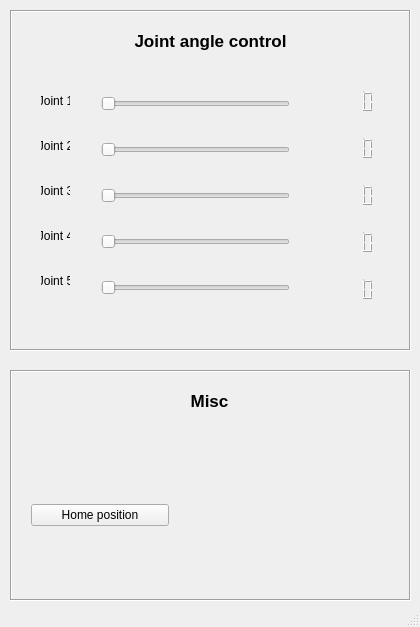
<?xml version="1.0" encoding="UTF-8"?>
<ui version="4.0">
 <class>MainWindow</class>
 <widget class="QMainWindow" name="MainWindow">
  <property name="geometry">
   <rect>
    <x>0</x>
    <y>0</y>
    <width>420</width>
    <height>627</height>
   </rect>
  </property>
  <property name="windowTitle">
   <string>Robotic arm controller</string>
  </property>
  <widget class="QWidget" name="centralWidget">
   <widget class="QFrame" name="frame">
    <property name="geometry">
     <rect>
      <x>10</x>
      <y>10</y>
      <width>401</width>
      <height>341</height>
     </rect>
    </property>
    <property name="frameShape">
     <enum>QFrame::Box</enum>
    </property>
    <property name="frameShadow">
     <enum>QFrame::Sunken</enum>
    </property>
    <widget class="QWidget" name="verticalLayoutWidget">
     <property name="geometry">
      <rect>
       <x>80</x>
       <y>50</y>
       <width>211</width>
       <height>271</height>
      </rect>
     </property>
     <layout class="QVBoxLayout" name="verticalLayout">
      <item>
       <widget class="QSlider" name="jointAngle_1">
        <property name="cursor">
         <cursorShape>PointingHandCursor</cursorShape>
        </property>
        <property name="maximum">
         <number>999</number>
        </property>
        <property name="orientation">
         <enum>Qt::Horizontal</enum>
        </property>
       </widget>
      </item>
      <item>
       <widget class="QSlider" name="jointAngle_2">
        <property name="cursor">
         <cursorShape>PointingHandCursor</cursorShape>
        </property>
        <property name="orientation">
         <enum>Qt::Horizontal</enum>
        </property>
       </widget>
      </item>
      <item>
       <widget class="QSlider" name="jointAngle_3">
        <property name="cursor">
         <cursorShape>PointingHandCursor</cursorShape>
        </property>
        <property name="orientation">
         <enum>Qt::Horizontal</enum>
        </property>
       </widget>
      </item>
      <item>
       <widget class="QSlider" name="jointAngle_4">
        <property name="cursor">
         <cursorShape>PointingHandCursor</cursorShape>
        </property>
        <property name="orientation">
         <enum>Qt::Horizontal</enum>
        </property>
       </widget>
      </item>
      <item>
       <widget class="QSlider" name="jointAngle_5">
        <property name="cursor">
         <cursorShape>PointingHandCursor</cursorShape>
        </property>
        <property name="orientation">
         <enum>Qt::Horizontal</enum>
        </property>
       </widget>
      </item>
     </layout>
    </widget>
    <widget class="QWidget" name="verticalLayoutWidget_2">
     <property name="geometry">
      <rect>
       <x>300</x>
       <y>60</y>
       <width>81</width>
       <height>251</height>
      </rect>
     </property>
     <layout class="QVBoxLayout" name="verticalLayout_2">
      <item>
       <widget class="QLCDNumber" name="jointAngleLcd_1">
        <property name="toolTip">
         <string>The joint angles in degree.</string>
        </property>
        <property name="frameShape">
         <enum>QFrame::NoFrame</enum>
        </property>
        <property name="frameShadow">
         <enum>QFrame::Raised</enum>
        </property>
        <property name="smallDecimalPoint">
         <bool>true</bool>
        </property>
        <property name="digitCount">
         <number>4</number>
        </property>
        <property name="segmentStyle">
         <enum>QLCDNumber::Filled</enum>
        </property>
       </widget>
      </item>
      <item>
       <widget class="QLCDNumber" name="jointAngleLcd_2">
        <property name="toolTip">
         <string>The joint angles in degree.</string>
        </property>
        <property name="frameShape">
         <enum>QFrame::NoFrame</enum>
        </property>
        <property name="frameShadow">
         <enum>QFrame::Raised</enum>
        </property>
        <property name="smallDecimalPoint">
         <bool>true</bool>
        </property>
        <property name="digitCount">
         <number>4</number>
        </property>
        <property name="segmentStyle">
         <enum>QLCDNumber::Filled</enum>
        </property>
       </widget>
      </item>
      <item>
       <widget class="QLCDNumber" name="jointAngleLcd_3">
        <property name="toolTip">
         <string>The joint angles in degree.</string>
        </property>
        <property name="frameShape">
         <enum>QFrame::NoFrame</enum>
        </property>
        <property name="frameShadow">
         <enum>QFrame::Raised</enum>
        </property>
        <property name="smallDecimalPoint">
         <bool>true</bool>
        </property>
        <property name="digitCount">
         <number>4</number>
        </property>
        <property name="segmentStyle">
         <enum>QLCDNumber::Filled</enum>
        </property>
       </widget>
      </item>
      <item>
       <widget class="QLCDNumber" name="jointAngleLcd_4">
        <property name="toolTip">
         <string>The joint angles in degree.</string>
        </property>
        <property name="frameShape">
         <enum>QFrame::NoFrame</enum>
        </property>
        <property name="frameShadow">
         <enum>QFrame::Raised</enum>
        </property>
        <property name="smallDecimalPoint">
         <bool>true</bool>
        </property>
        <property name="digitCount">
         <number>4</number>
        </property>
        <property name="segmentStyle">
         <enum>QLCDNumber::Filled</enum>
        </property>
       </widget>
      </item>
      <item>
       <widget class="QLCDNumber" name="jointAngleLcd_5">
        <property name="toolTip">
         <string>The joint angles in degree.</string>
        </property>
        <property name="frameShape">
         <enum>QFrame::NoFrame</enum>
        </property>
        <property name="frameShadow">
         <enum>QFrame::Raised</enum>
        </property>
        <property name="smallDecimalPoint">
         <bool>true</bool>
        </property>
        <property name="digitCount">
         <number>4</number>
        </property>
        <property name="segmentStyle">
         <enum>QLCDNumber::Filled</enum>
        </property>
       </widget>
      </item>
     </layout>
    </widget>
    <widget class="QWidget" name="verticalLayoutWidget_5">
     <property name="geometry">
      <rect>
       <x>20</x>
       <y>60</y>
       <width>51</width>
       <height>241</height>
      </rect>
     </property>
     <layout class="QVBoxLayout" name="verticalLayout_5">
      <item>
       <widget class="QLabel" name="Joint_label_1">
        <property name="text">
         <string>Joint 1</string>
        </property>
        <property name="alignment">
         <set>Qt::AlignCenter</set>
        </property>
       </widget>
      </item>
      <item>
       <widget class="QLabel" name="Joint_label_2">
        <property name="text">
         <string>Joint 2</string>
        </property>
        <property name="alignment">
         <set>Qt::AlignCenter</set>
        </property>
       </widget>
      </item>
      <item>
       <widget class="QLabel" name="Joint_label_3">
        <property name="text">
         <string>Joint 3</string>
        </property>
        <property name="alignment">
         <set>Qt::AlignCenter</set>
        </property>
       </widget>
      </item>
      <item>
       <widget class="QLabel" name="Joint_label_4">
        <property name="text">
         <string>Joint 4</string>
        </property>
        <property name="alignment">
         <set>Qt::AlignCenter</set>
        </property>
       </widget>
      </item>
      <item>
       <widget class="QLabel" name="Joint_label_5">
        <property name="text">
         <string>Joint 5</string>
        </property>
        <property name="alignment">
         <set>Qt::AlignCenter</set>
        </property>
       </widget>
      </item>
     </layout>
    </widget>
    <widget class="QWidget" name="horizontalLayoutWidget_2">
     <property name="geometry">
      <rect>
       <x>10</x>
       <y>10</y>
       <width>381</width>
       <height>41</height>
      </rect>
     </property>
     <layout class="QHBoxLayout" name="horizontalLayout_2">
      <item>
       <widget class="QLabel" name="label_3">
        <property name="font">
         <font>
          <pointsize>13</pointsize>
          <weight>75</weight>
          <bold>true</bold>
         </font>
        </property>
        <property name="text">
         <string>Joint angle control</string>
        </property>
        <property name="alignment">
         <set>Qt::AlignCenter</set>
        </property>
       </widget>
      </item>
     </layout>
    </widget>
   </widget>
   <widget class="QFrame" name="frame_2">
    <property name="geometry">
     <rect>
      <x>10</x>
      <y>370</y>
      <width>401</width>
      <height>231</height>
     </rect>
    </property>
    <property name="frameShape">
     <enum>QFrame::Box</enum>
    </property>
    <property name="frameShadow">
     <enum>QFrame::Sunken</enum>
    </property>
    <widget class="QWidget" name="verticalLayoutWidget_3">
     <property name="geometry">
      <rect>
       <x>10</x>
       <y>80</y>
       <width>160</width>
       <height>131</height>
      </rect>
     </property>
     <layout class="QVBoxLayout" name="verticalLayout_3">
      <item>
       <widget class="QPushButton" name="home_position_button">
        <property name="toolTip">
         <string>Reset the joint angles to 0.</string>
        </property>
        <property name="text">
         <string>Home position</string>
        </property>
       </widget>
      </item>
     </layout>
    </widget>
    <widget class="QWidget" name="horizontalLayoutWidget">
     <property name="geometry">
      <rect>
       <x>9</x>
       <y>10</y>
       <width>381</width>
       <height>41</height>
      </rect>
     </property>
     <layout class="QHBoxLayout" name="horizontalLayout">
      <item>
       <widget class="QLabel" name="label_2">
        <property name="font">
         <font>
          <pointsize>13</pointsize>
          <weight>75</weight>
          <bold>true</bold>
         </font>
        </property>
        <property name="text">
         <string>Misc</string>
        </property>
        <property name="alignment">
         <set>Qt::AlignCenter</set>
        </property>
       </widget>
      </item>
     </layout>
    </widget>
   </widget>
  </widget>
  <widget class="QStatusBar" name="statusBar"/>
 </widget>
 <layoutdefault spacing="6" margin="11"/>
 <resources/>
 <connections/>
</ui>
